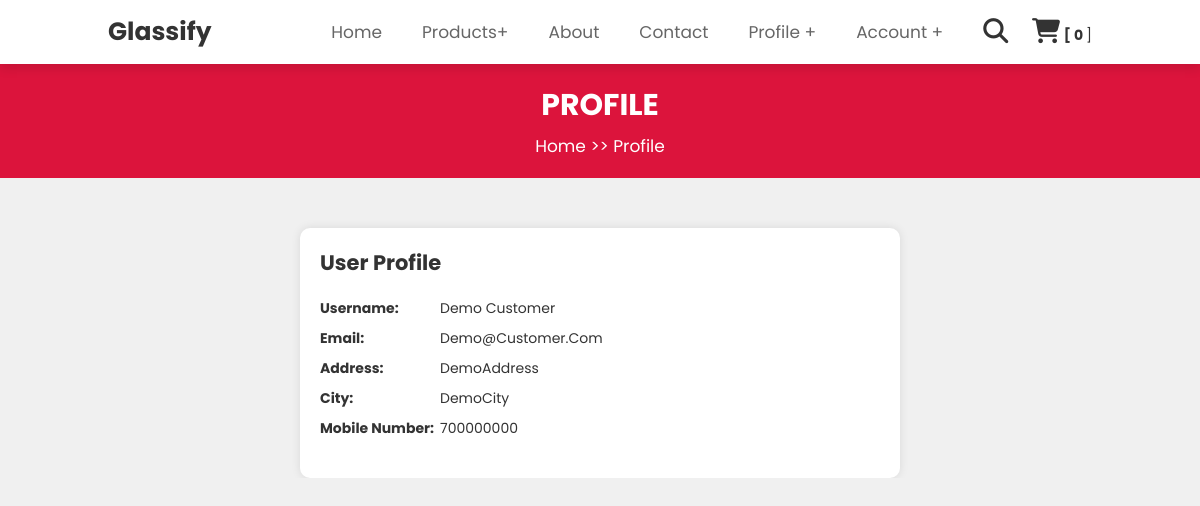
The app's page /profile.php (signed in) with its own data.
### tables this page shows
CREATE TABLE `customers` (
  `customer_id` int(10) NOT NULL,
  `customer_name` varchar(255) NOT NULL,
  `customer_email` varchar(255) NOT NULL,
  `customer_pass` varchar(255) NOT NULL,
  `customer_country` text NOT NULL,
  `customer_city` text NOT NULL,
  `customer_contact` varchar(255) NOT NULL,
  `customer_address` text NOT NULL,
  `customer_image` text NOT NULL,
  `customer_ip` varchar(255) NOT NULL,
  `customer_confirm_code` text NOT NULL
);

### profile.php (the view, shortened to what this page needs)
<?php
include("includes/db.php");
include("includes/main_2.php");
include("includes/header_2.php");
$user_email = $_SESSION['customer_email'];
$sql = "SELECT * FROM customers WHERE customer_email = ?";
$stmt = $con->prepare($sql);
$stmt->bind_param("s", $user_email);
$stmt->execute();
$result = $stmt->get_result();
if ($result->num_rows > 0) {
    $row = $result->fetch_assoc();
    $username = $row['customer_name'];
    $email = $row['customer_email'];
    $address = $row['customer_address'];
    $city = $row['customer_city'];
    $mobile_number = $row['customer_contact'];
} else {
    $username = "N/A";
    $email = "N/A";
    $address = "N/A";
    $city = "N/A";
    $mobile_number = "N/A";
}
?>
<!DOCTYPE html>
<html>
<head>
</head>
<body>
<section class="heading">
        <h1>profile</h1>
        <p> <a href="home.html">home</a> >> profile </p>
    </section>
    <div class="container">
        <div class="profile-details">
            <h2>User Profile</h2>
            <div class="field">
                <label>Username:</label> <?php echo $username; ?>
            </div>
            <div class="field">
                <label>Email:</label> <?php echo $email; ?>
            </div>
            <div class="field">
                <label>Address:</label> <?php echo $address; ?>
            </div>
            <div class="field">
                <label>City:</label> <?php echo $city; ?>
            </div>
            <div class="field">
                <label>Mobile Number:</label> <?php echo $mobile_number; ?>
            </div>
        </div>
    </div>
</body>
</html>

### styles/style.css (style rules this page uses)
* { font-family: "Poppins", sans-serif; margin: 0; padding: 0; box-sizing: border-box; text-decoration: none !important; outline: none; border: none; text-transform: capitalize; transition: all 0.2s linear; }
html { font-size: 62.5%; overflow-x: hidden; }
section { padding: 2rem 9%; }
.heading { text-align: center; background: crimson; }
.heading h1 { font-size: 3rem; text-transform: uppercase; color: #fff; }
.heading p { color: #fff; padding-top: 0.7rem; font-size: 1.7rem; }
.heading p a { color: #fff; }
@media (max-width: 1200px) { html { font-size: 55%; } }
@media (max-width: 1200px) { section { padding: 2rem; } }
body { font-family: "Roboto", Helvetica, Arial, sans-serif; font-size: 14px; line-height: 1.42857143; color: #333333; background-color: #f0f0f0; overflow-x: hidden; }

### includes/header_2.php (style rules this page uses)
* { font-family: "Poppins", sans-serif; margin: 0; padding: 0; box-sizing: border-box; text-decoration: none !important; outline: none; border: none; text-transform: capitalize; transition: all 0.2s linear; }
html { font-size: 62.5%; overflow-x: hidden; }
.heading { text-align: center; background: crimson; }
.heading h1 { font-size: 3rem; text-transform: uppercase; color: #fff; }
.heading p { color: #fff; padding-top: 0.7rem; font-size: 1.7rem; }
.heading p a { color: #fff; }

### profile.php (style rules this page uses)
.container { max-width: 600px; margin: 0 auto; margin-top: 5rem; background-color: #fff; border-radius: 10px; box-shadow: 0 0 10px rgba(0, 0, 0, 0.1); padding: 20px; }
.profile-details { margin-bottom: 20px; }
.field { margin-bottom: 10px; }
.field label { font-weight: bold; display: inline-block; width: 120px; }
.profile-details h2 { color: #333; margin-bottom: 20px; }
.profile-details .field { overflow: hidden; }
.profile-details .field label { float: left; }

### records on screen
customers: customer_name "Demo Customer", customer_email "Demo@customer.com", customer_address "DemoAddress", customer_city "DemoCity", customer_contact "700000000"

### other values on screen
$count_items "0"
